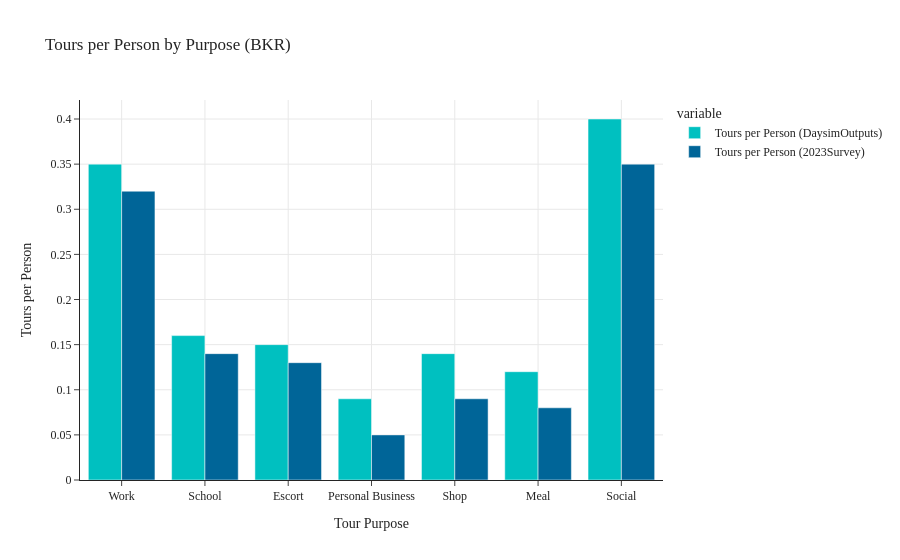

The notebook cell this image was saved under:
### Code cell
tours_per_ps_by_purp(data1=data_daysim_bkr, data2=data_survey_bkr, tag='BKR')

### Figure 1 — Plotly figure (JSON) as saved in the notebook; plotly's stock layout.template omitted (floating-point values rounded to 4 significant figures)
{"data": [{"alignmentgroup": "True", "hovertemplate": "variable=Tours per Person (DaysimOutputs)<br>Tour Purpose=%{x}<br>value=%{y}<extra></extra>", "legendgroup": "Tours per Person (DaysimOutputs)", "marker": {"color": "#00C0C0", "pattern": {"shape": ""}}, "name": "Tours per Person (DaysimOutputs)", "offsetgroup": "Tours per Person (DaysimOutputs)", "orientation": "v", "showlegend": true, "textposition": "auto", "type": "bar", "x": ["Work", "School", "Escort", "Personal Business", "Shop", "Meal", "Social"], "xaxis": "x", "y": [0.35, 0.16, 0.15, 0.09, 0.14, 0.12, 0.4], "yaxis": "y"}, {"alignmentgroup": "True", "hovertemplate": "variable=Tours per Person (2023Survey)<br>Tour Purpose=%{x}<br>value=%{y}<extra></extra>", "legendgroup": "Tours per Person (2023Survey)", "marker": {"color": "#006598", "pattern": {"shape": ""}}, "name": "Tours per Person (2023Survey)", "offsetgroup": "Tours per Person (2023Survey)", "orientation": "v", "showlegend": true, "textposition": "auto", "type": "bar", "x": ["Work", "School", "Escort", "Personal Business", "Shop", "Meal", "Social"], "xaxis": "x", "y": [0.32, 0.14, 0.13, 0.05, 0.09, 0.08, 0.35], "yaxis": "y"}], "layout": {"barmode": "group", "legend": {"title": {"text": "variable"}, "tracegroupgap": 0}, "title": {"text": "Tours per Person by Purpose (BKR)"}, "xaxis": {"anchor": "y", "domain": [0, 1], "showgrid": true, "title": {"text": "Tour Purpose"}}, "yaxis": {"anchor": "x", "domain": [0, 1], "showgrid": true, "title": {"text": "Tours per Person"}}}}
